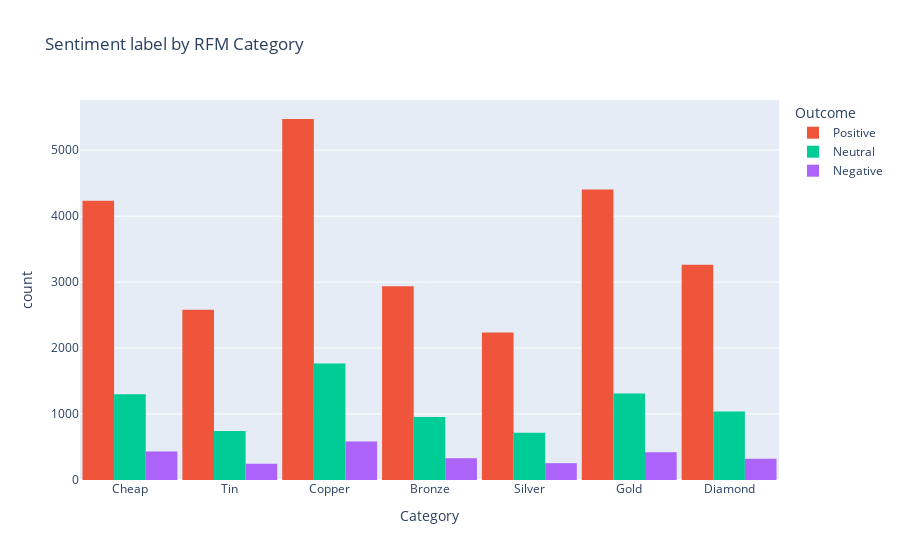

The notebook cell saved with this chart:
### Code cell
# order
order = ["Cheap", "Tin", "Copper", "Bronze", "Silver", "Gold", "Diamond"]

# sentiment map
sentiment_map = {0: "Positive", 1: "Neutral", 2: "Negative"}
merged_sentiment_df["sentiment"] = merged_sentiment_df["y_test_pred"].map(sentiment_map)

# hist
fig = px.histogram(
    merged_sentiment_df,
    x="RFM_Category",
    color="sentiment",
    category_orders={
        "RFM_Category": order,
        "sentiment_case": ["Positive", "Neutral", "Negative"]
    },
    barmode="group",  
    title="Sentiment label by RFM Category",
    labels={"RFM_Category": "Category", "count": "Count", "sentiment": "Outcome"}
)

fig.update_layout(bargap=0.05)
fig.show()

### Figure 1 — Plotly figure (JSON) as saved in the notebook; plotly's stock layout.template omitted (floating-point values rounded to 4 significant figures; data arrays with more than 128 entries replaced by an {"elided": "..."} marker saying what was removed)
{"data": [{"alignmentgroup": "True", "bingroup": "x", "hovertemplate": "Outcome=Positive<br>Category=%{x}<br>count=%{y}<extra></extra>", "legendgroup": "Positive", "marker": {"color": "#EF553B", "pattern": {"shape": ""}}, "name": "Positive", "offsetgroup": "Positive", "orientation": "v", "showlegend": true, "type": "histogram", "x": {"elided": "25131 str values"}, "xaxis": "x", "yaxis": "y"}, {"alignmentgroup": "True", "bingroup": "x", "hovertemplate": "Outcome=Neutral<br>Category=%{x}<br>count=%{y}<extra></extra>", "legendgroup": "Neutral", "marker": {"color": "#00cc96", "pattern": {"shape": ""}}, "name": "Neutral", "offsetgroup": "Neutral", "orientation": "v", "showlegend": true, "type": "histogram", "x": {"elided": "7830 str values"}, "xaxis": "x", "yaxis": "y"}, {"alignmentgroup": "True", "bingroup": "x", "hovertemplate": "Outcome=Negative<br>Category=%{x}<br>count=%{y}<extra></extra>", "legendgroup": "Negative", "marker": {"color": "#ab63fa", "pattern": {"shape": ""}}, "name": "Negative", "offsetgroup": "Negative", "orientation": "v", "showlegend": true, "type": "histogram", "x": {"elided": "2592 str values"}, "xaxis": "x", "yaxis": "y"}], "layout": {"bargap": 0.05, "barmode": "group", "legend": {"title": {"text": "Outcome"}, "tracegroupgap": 0}, "title": {"text": "Sentiment label by RFM Category"}, "xaxis": {"anchor": "y", "categoryarray": ["Cheap", "Tin", "Copper", "Bronze", "Silver", "Gold", "Diamond"], "categoryorder": "array", "domain": [0, 1], "title": {"text": "Category"}}, "yaxis": {"anchor": "x", "domain": [0, 1], "title": {"text": "count"}}}}
